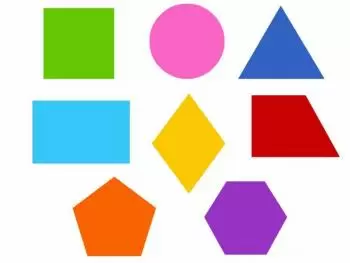
#> input picture Desafios/geometricas.webp, 350 x 263 px
$ python 7_Identificar_Separar_Formas.py
#> lines starting #> are read from the running program, lines starting #| are printed output that depends on the picture; after the words box and inside, x2 and y2 are one past the last pixel; in counts of white or black regions, pixels touching at a corner belong together
import cv2 as cv

img = cv.imread("Desafios/geometricas.webp")
#> img is the input picture: shape (263, 350, 3); mean B, G, R 196.6, 202.2, 215.8
imgGauss = cv.GaussianBlur(img, (5,5), 0)
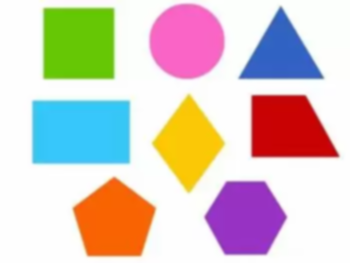
#> imgGauss: shape (263, 350, 3); mean B, G, R 196.6, 202.2, 215.8
cinza = cv.cvtColor(imgGauss, cv.COLOR_BGR2GRAY)
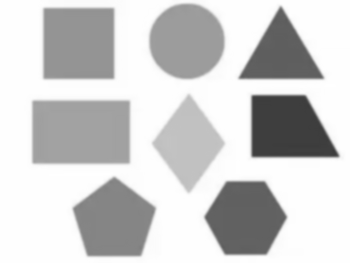
#> cinza: shape (263, 350); min 60, max 255, mean 205.7
ret, thresh1 = cv.threshold(cinza, 195,255, cv.THRESH_BINARY)
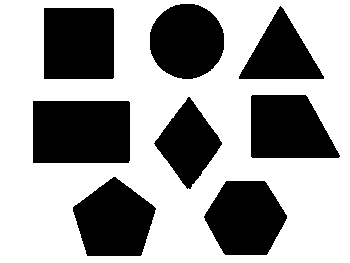
#> thresh1: shape (263, 350); 61.2% white; 8 black regions, largest, box (x1, y1, x2, y2) and area: (33, 101, 130, 163) 6011, (44, 8, 114, 79) 4968, (73, 177, 156, 256) 4637
#Evita que a figura externa seja incluida
thresh1 = cv.bitwise_not(thresh1)
#> thresh1: shape (263, 350); 38.8% white; 8 white regions
contours1, hierarchy1 = cv.findContours(thresh1, cv.RETR_TREE, cv.CHAIN_APPROX_SIMPLE)
#> contours1 = 8 contours; box (x1, y1, x2, y2) and area: (33, 101, 130, 163) 5854, (44, 8, 114, 79) 4829, (73, 177, 156, 256) 4521, (204, 181, 287, 255) 4504, (251, 95, 340, 158) 4448, (150, 4, 224, 79) 4308, (154, 97, 222, 189) 3160, (239, 6, 324, 79) 3138

mais_de_quatro_faces = []
quatro_faces_ou_menos = []

for contorno in contours1:
    #Contorno
    epsilon = 0.04*cv.arcLength(contorno, True)
    vertices = cv.approxPolyDP(contorno, epsilon, True)

    #Vertices
    num_vertices = len(vertices)
    if num_vertices > 4:
        mais_de_quatro_faces.append(contorno)
    else:
        quatro_faces_ou_menos.append(contorno)
#> this loop made 8 passes
#> (epsilon, vertices, num_vertices) on passes 3 to 7: (12.51, [[33, 101], [33, 162], [128, 162], [128, 101]], 4), (9.7, [[188, 97], [154, 143], [190, 188], [221, 142]], 4), (11.13, [[251, 96], [252, 157], [339, 156], [305, 95]], 4), (11.07, [[44, 8], [44, 78], [112, 78], [113, 9]], 4), (10.51, [[239, 76], [323, 78], [280, 6]], 3)
#> (epsilon, num_vertices) on passes 1, 2, 8: (10.41, 6), (10.69, 5), (9.82, 8)
#> after the loop, mais_de_quatro_faces = 3 contours; box (x1, y1, x2, y2) and area: (73, 177, 156, 256) 4521, (204, 181, 287, 255) 4504, (150, 4, 224, 79) 4308; quatro_faces_ou_menos = 5 contours; box (x1, y1, x2, y2) and area: (33, 101, 130, 163) 5854, (44, 8, 114, 79) 4829, (251, 95, 340, 158) 4448, (154, 97, 222, 189) 3160, (239, 6, 324, 79) 3138

#Desenha contorno e exibe
img1 = img.copy()
cv.imshow('Mais de 4 faces', cv.drawContours(img, mais_de_quatro_faces, -1,(0,0,0), 2))
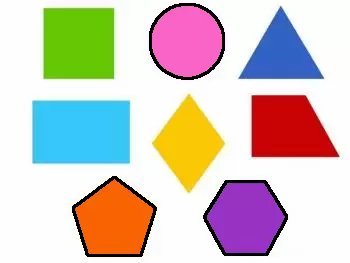
#> window 'Mais de 4 faces': shape (263, 350, 3); mean B, G, R 191.9, 198, 209.8
cv.imshow('4 faces ou menos', cv.drawContours(img1, quatro_faces_ou_menos, -1,(0,0,0), 2))
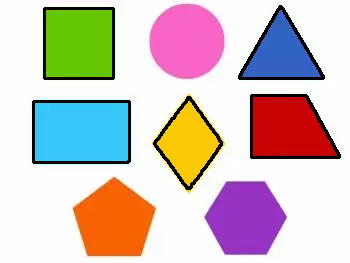
#> window '4 faces ou menos': shape (263, 350, 3); mean B, G, R 190, 193.6, 207.9
cv.waitKey(0)
cv.destroyAllWindows()
